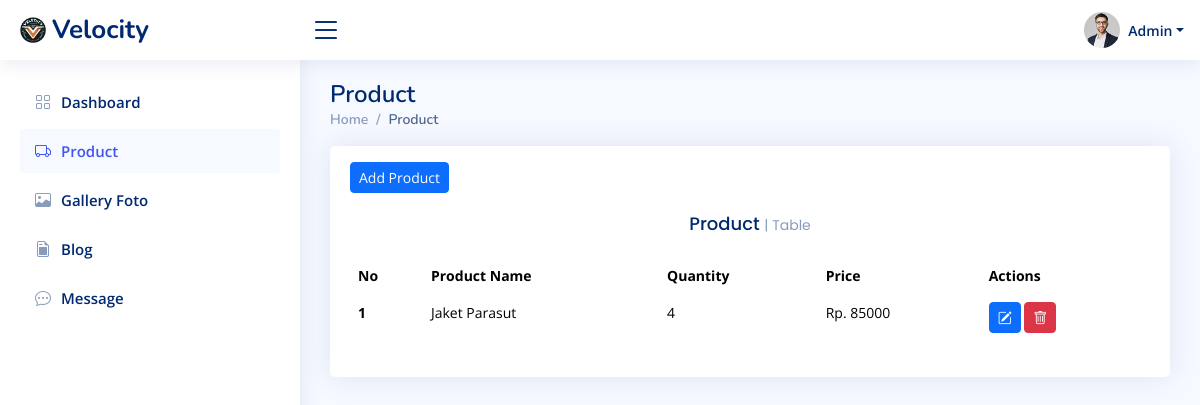
The page /admin/product.php (signed in) on the database as committed earlier.
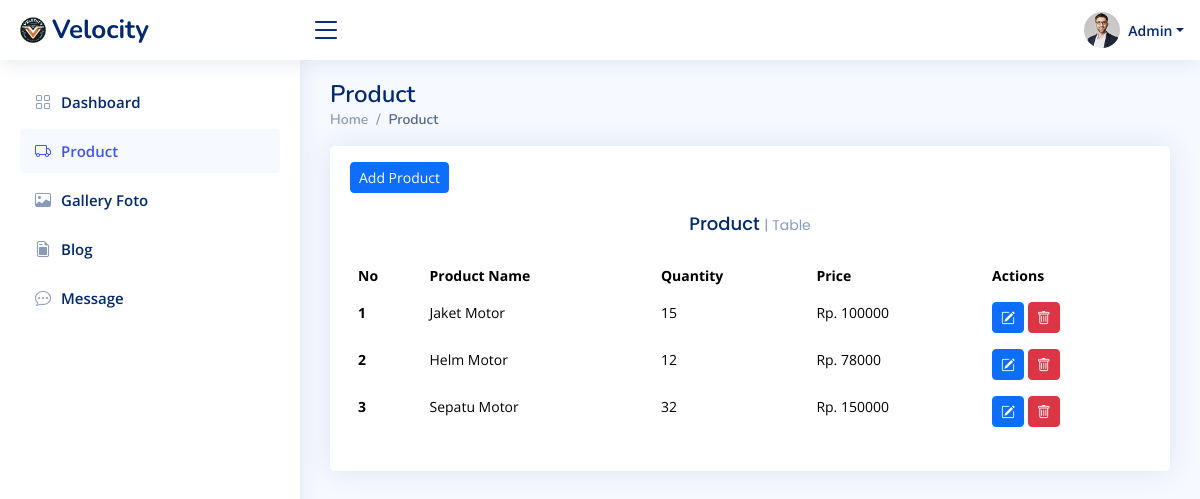
The same page on the database as committed later.
### tables this page shows
CREATE TABLE `product` (
  `product_id` int(11) NOT NULL,
  `product_name` varchar(255) NOT NULL,
  `product_quantity` int(11) NOT NULL,
  `product_price` varchar(255) NOT NULL,
  `product_type` varchar(255) NOT NULL,
  `product_img` varchar(255) NOT NULL
);

### admin/product.php (the view, shortened to what this page needs)
<!DOCTYPE html>
<html lang="en">
<head>
  <link href="assets/vendor/bootstrap/css/bootstrap.min.css" rel="stylesheet">
  <link href="assets/vendor/bootstrap-icons/bootstrap-icons.css" rel="stylesheet">
  <link href="assets/vendor/boxicons/css/boxicons.min.css" rel="stylesheet">
  <link href="assets/vendor/quill/quill.snow.css" rel="stylesheet">
  <link href="assets/vendor/quill/quill.bubble.css" rel="stylesheet">
  <link href="assets/vendor/remixicon/remixicon.css" rel="stylesheet">
  <link href="assets/vendor/simple-datatables/style.css" rel="stylesheet">
  <link href="assets/css/style.css" rel="stylesheet">
</head>
<body>
  <header id="header" class="header fixed-top d-flex align-items-center">
    <div class="d-flex align-items-center justify-content-between">
      <a href="index.html" class="logo d-flex align-items-center">
        <img src="assets/img/logo.png" alt="">
        <span class="d-none d-lg-block">Velocity</span>
      </a>
      <i class="bi bi-list toggle-sidebar-btn"></i>
    </div>
    <nav class="header-nav ms-auto">
      <ul class="d-flex align-items-center">
        <li class="nav-item dropdown pe-3">
          <a class="nav-link nav-profile d-flex align-items-center pe-0" href="#" data-bs-toggle="dropdown">
            <img src="assets/img/profile-img.jpg" alt="Profile" class="rounded-circle">
            <span class="d-none d-md-block dropdown-toggle ps-2">Admin</span>
          </a>
        </li>
      </ul>
    </nav>
  </header>
  <aside id="sidebar" class="sidebar">
    <ul class="sidebar-nav" id="sidebar-nav">
      <li class="nav-item">
        <a class="nav-link collapsed" href="index.php">
          <i class="bi bi-grid"></i>
          <span>Dashboard</span>
        </a>
      </li>
      <li class="nav-item">
        <a class="nav-link " href="product.php">
          <i class="bi bi-truck"></i>
          <span>Product</span>
        </a>
      </li>
      <li class="nav-item">
        <a class="nav-link collapsed" href="gallery-foto.php">
          <i class="bi bi-image"></i>
          <span>Gallery Foto</span>
        </a>
      </li>
      <li class="nav-item">
        <a class="nav-link collapsed" href="blog.php">
          <i class="bi bi-file-earmark-post"></i>
          <span>Blog</span>
        </a>
      </li>
      <li class="nav-item">
        <a class="nav-link collapsed" href="message.php">
          <i class="bi bi-chat-dots"></i>
          <span>Message</span>
        </a>
      </li>
    </ul>
  </aside>
  <main id="main" class="main">
    <div class="pagetitle">
      <h1>Product</h1>
      <nav>
        <ol class="breadcrumb">
          <li class="breadcrumb-item"><a href="index.html">Home</a></li>
          <li class="breadcrumb-item active">Product</li>
        </ol>
      </nav>
    </div>
    <section class="section dashboard">
      <div class="row">
        <div class="col-lg-12">
          <div class="row">
            <div class="col-12">
              <div class="card recent-sales overflow-auto">
                <div class="card-body">
                  <div class="mt-3">
                    <button type="button" class="btn btn-primary btn-sm" data-bs-toggle="modal" data-bs-target="#exampleModal">
                      Add Product
                    </button>
                  </div>
                  <center>
                    <h5 class="card-title">Product <span>| Table</span></h5>
                  </center>
                  <table class="table table-borderless datatable">
                    <thead>
                      <tr>
                        <th scope="col">No</th>
                        <th scope="col">Product Name</th>
                        <th scope="col">Quantity</th>
                        <th scope="col">Price</th>
                        <th scope="col">Actions</th>
                      </tr>
                    </thead>
                    <tbody>
                      <?php
                      require_once 'config/conn.php';
                      $no = 1;
                      $products = mysqli_query($conn, "SELECT * FROM product");
                      foreach ($products as $product) {
                      ?>
                        <tr>
                          <th scope="row"><?= $no++ ?></th>
                          <td><?= $product['product_name'] ?></td>
                          <td><?= $product['product_quantity'] ?></td>
                          <td>Rp. <?= $product['product_price'] ?></td>
                          <td>
                            <button type="button" class="btn btn-primary btn-sm" data-bs-toggle="modal" data-bs-target="#exampleModalEdit<?= $product['product_id'] ?>">
                              <i class="bi bi-pencil-square"></i>
                            </button>
                            <a href="config/del-product.php?id=<?= $product['product_id'] ?>" class="btn btn-danger btn-sm" onclick="return confirm('Menghapus Data ?')">
                              <i class="bi bi-trash"></i>
                            </a>
                          </td>
                        </tr>
                      <?php } ?>
                    </tbody>
                  </table>
                </div>
              </div>
            </div>
          </div>
        </div>
      </div>
    </section>
  </main>
</body>
</html>

### admin/assets/css/style.css (style rules this page uses)
:root { scroll-behavior: smooth; }
body { font-family: "Open Sans", sans-serif; background: #f6f9ff; color: #444444; }
a { color: #4154f1; text-decoration: none; }
h1, h2, h3, h4, h5, h6 { font-family: "Nunito", sans-serif; }
#main { margin-top: 60px; padding: 20px 30px; transition: all 0.3s; }
.pagetitle { margin-bottom: 10px; }
.pagetitle h1 { font-size: 24px; margin-bottom: 0; font-weight: 600; color: #012970; }
.card { margin-bottom: 30px; border: none; border-radius: 5px; box-shadow: 0px 0 30px rgba(1, 41, 112, 0.1); }
.card-title { padding: 20px 0 15px 0; font-size: 18px; font-weight: 500; color: #012970; font-family: "Poppins", sans-serif; }
.card-title span { color: #899bbd; font-size: 14px; font-weight: 400; }
.card-body { padding: 0 20px 20px 20px; }
.breadcrumb { font-size: 14px; font-family: "Nunito", sans-serif; color: #899bbd; font-weight: 600; }
.breadcrumb a { color: #899bbd; transition: 0.3s; }
.breadcrumb .breadcrumb-item::before { color: #899bbd; }
.breadcrumb .active { color: #51678f; font-weight: 600; }
.logo { line-height: 1; }
@media (min-width: 1200px) { .logo { width: 280px; } }
.logo img { max-height: 26px; margin-right: 6px; }
.logo span { font-size: 26px; font-weight: 700; color: #012970; font-family: "Nunito", sans-serif; }
.header { transition: all 0.5s; z-index: 997; height: 60px; box-shadow: 0px 2px 20px rgba(1, 41, 112, 0.1); background-color: #fff; padding-left: 20px; }
.header .toggle-sidebar-btn { font-size: 32px; padding-left: 10px; cursor: pointer; color: #012970; }
.header-nav ul { list-style: none; }
.header-nav>ul { margin: 0; padding: 0; }
.header-nav .nav-profile { color: #012970; }
.header-nav .nav-profile img { max-height: 36px; }
.header-nav .nav-profile span { font-size: 14px; font-weight: 600; }
.sidebar { position: fixed; top: 60px; left: 0; bottom: 0; width: 300px; z-index: 996; transition: all 0.3s; padding: 20px; overflow-y: auto; scrollbar-width: thin; scrollbar-color: #aab7cf transparent; box-shadow: 0px 0px 20px rgba(1, 41, 112, 0.1); background-color: #fff; }
@media (min-width: 1200px) { #main, #footer { margin-left: 300px; } }
.sidebar-nav { padding: 0; margin: 0; list-style: none; }
.sidebar-nav li { padding: 0; margin: 0; list-style: none; }
.sidebar-nav .nav-item { margin-bottom: 5px; }
.sidebar-nav .nav-link { display: flex; align-items: center; font-size: 15px; font-weight: 600; color: #4154f1; transition: 0.3; background: #f6f9ff; padding: 10px 15px; border-radius: 4px; }
.sidebar-nav .nav-link i { font-size: 16px; margin-right: 10px; color: #4154f1; }
.sidebar-nav .nav-link.collapsed { color: #012970; background: #fff; }
.sidebar-nav .nav-link.collapsed i { color: #899bbd; }
.dashboard .recent-sales { font-size: 14px; }
.dashboard .recent-sales .table thead { background: #f6f6fe; }
.dashboard .recent-sales .table thead th { border: 0; }

Rows that differ between the two databases and show on the page:
changed product: product_name "Jaket Parasut" → "Jaket Motor"; product_quantity "4" → "15"; product_price "85000" → "100000"
added product: product_name "Helm Motor", product_quantity "12", product_price "78000"
added product: product_name "Sepatu Motor", product_quantity "32", product_price "150000"
